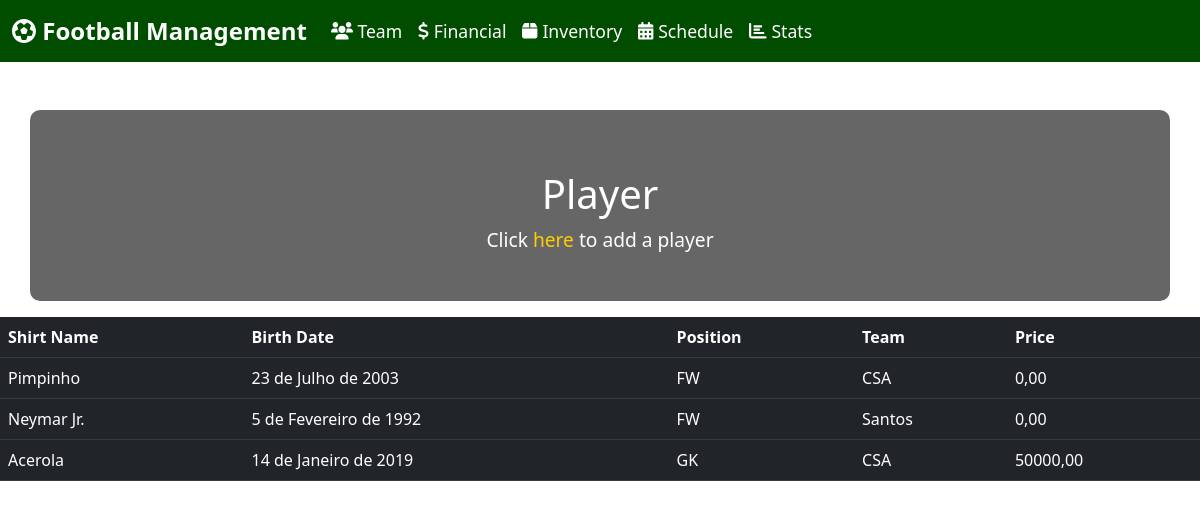
The page /player/ on the database its author committed.
### SportTeamApp/models.py (models this page shows, shortened)
class Player(models.Model):
    completeName = models.CharField('Nome Completo', max_length=50, unique=True)
    shirtName = models.CharField('Nome da Camisa', max_length=20, null=False)
    birthDate = models.DateField('Data de Nascimento (dd/mm/aaaa)')
    email = models.EmailField('Email', null=True, blank=True)
    AVAILABILITY_CHOICES = [
        ('yes', 'Sim'),
        ('no', 'Não'),
    ]
    availability = models.CharField('Disponível', max_length=3, choices=AVAILABILITY_CHOICES, default='no')
    POSITION_CHOICES = [
        ('GK', 'Goalkeeper'),
        ('DF', 'Defender'),
        ('MF', 'Midfielder'),
        ('FW', 'Forward'),
    ]
    position = models.CharField('Posição', max_length=2, choices=POSITION_CHOICES, default='FW')
    pos_description = models.CharField('Descrição da posição', max_length=50, null=True, blank=True)
    team = models.ForeignKey(Team, on_delete=models.SET_DEFAULT, null=True, blank=True, default=get_default_team)
    price = models.DecimalField(max_digits=10, decimal_places=2, default=0)
    slug = models.SlugField('Slug', max_length=100, blank=True, editable=False)

class Team(models.Model):
    completeName = models.CharField('Nome Completo', max_length=50, unique=True)
    shortName = models.CharField('Abreviação', max_length=20)
    acronym = models.CharField('Sigla', max_length=10, null=True, blank=True)
    city = models.CharField('Cidade', max_length=50)
    stadium = models.CharField('Estádio/Ginásio', max_length=100, null=True, blank=True)
    coach = models.CharField('Treinador', max_length=50, null=True, blank=True)
    president = models.CharField('Presidente', max_length=50, null=True, blank=True)
    foundationYear = models.DateField('Ano de Fundação', null=True, blank=True)
    shield = models.ImageField('Escudo', upload_to='shields/', null=True, blank=True)
    slug = models.SlugField('Slug', max_length=100, blank=True, editable=False)
    def __str__(self):
        return self.shortName

### SportTeamApp/views.py (the view)
# urls.py: path('player/', player, name='player'),
def player(request):
    context = {
        'players': Player.objects.all()
    }
    return render(request, 'player.html', context)

### SportTeamApp/templates/player.html (shortened to what this page needs)
<!DOCTYPE html>
<html lang="en">
<head>
    <link href="https://cdn.jsdelivr.net/npm/bootstrap@5.3.0-alpha1/dist/css/bootstrap.min.css" rel="stylesheet">
    <link href="https://cdnjs.cloudflare.com/ajax/libs/font-awesome/6.0.0-beta3/css/all.min.css" rel="stylesheet">
</head>
<body>
    <nav class="navbar navbar-expand-lg navbar-dark">
        <div class="container-fluid">
            <a class="navbar-brand" href="/">
                <i class="fas fa-futbol"></i> Football Management
            </a>
            <div class="collapse navbar-collapse" id="navbarNav">
                <ul class="navbar-nav">
                    <li class="nav-item">
                        <a class="nav-link" href="/team">
                            <i class="fas fa-users"></i> Team
                        </a>
                    </li>
                    <li class="nav-item">
                        <a class="nav-link" href="/financial">
                            <i class="fas fa-dollar-sign"></i> Financial
                        </a>
                    </li>
                    <li class="nav-item">
                        <a class="nav-link" href="/inventory">
                            <i class="fas fa-box"></i> Inventory
                        </a>
                    </li>
                    <li class="nav-item">
                        <a class="nav-link" href="/schedule">
                            <i class="fas fa-calendar-alt"></i> Schedule
                        </a>
                    </li>
                    <li class="nav-item">
                        <a class="nav-link" href="/stats">
                            <i class="fas fa-chart-bar"></i> Stats
                        </a>
                    </li>
                </ul>
            </div>
        </div>
    </nav>
    <div class="container mt-5">
        <h1>Player</h1>
        <p>Click <a href="playerModelForm">here</a> to add a player</p>
    </div>
    <div>
        <table class="table table-dark">
            <thead>
                <tr>
                    <th scope="col">Shirt Name</th>
                    <th scope="col">Birth Date</th>
                    <th scope="col">Position</th>
                    <th scope="col">Team</th>
                    <th scope="col">Price</th>
                </tr>
            </thead>
            <tbody>
                {% for player in players %}
                <tr>
                    <td>{{ player.shirtName }}</td>
                    <td>{{ player.birthDate  }}</td>
                    <td>{{ player.position }}</td>
                    <td>{{ player.team }}</td>
                    <td>{{ player.price }}</td>
                </tr>
                {% endfor %}
            </tbody>
        </table>
    </div>
</body>
</html>

### SportTeamApp/templates/player.html (style rules this page uses)
body { background: url('https://example.com/soccer-field-background.jpg') no-repeat center center fixed; background-size: cover; color: #fff; }
.navbar { background-color: #004d00; }
.navbar-brand { font-size: 1.5rem; font-weight: bold; color: white; }
.navbar-nav .nav-link { color: white !important; font-size: 1.1rem; }
h1 { text-align: center; margin-top: 30px; font-size: 2.5rem; }
p { text-align: center; font-size: 1.2rem; }
.container { background-color: rgba(0, 0, 0, 0.6); padding: 30px; border-radius: 10px; margin-top: 50px; }
a { color: #ffcc00; text-decoration: none; }

### rows shown on the page
Player: shirtName "Pimpinho", birthDate "23 de Julho de 2003", position "FW", team "CSA", price "0,00"
Player: shirtName "Neymar Jr.", birthDate "5 de Fevereiro de 1992", position "FW", team "Santos", price "0,00"
Player: shirtName "Acerola", birthDate "14 de Janeiro de 2019", position "GK", team "CSA", price "50000,00"
